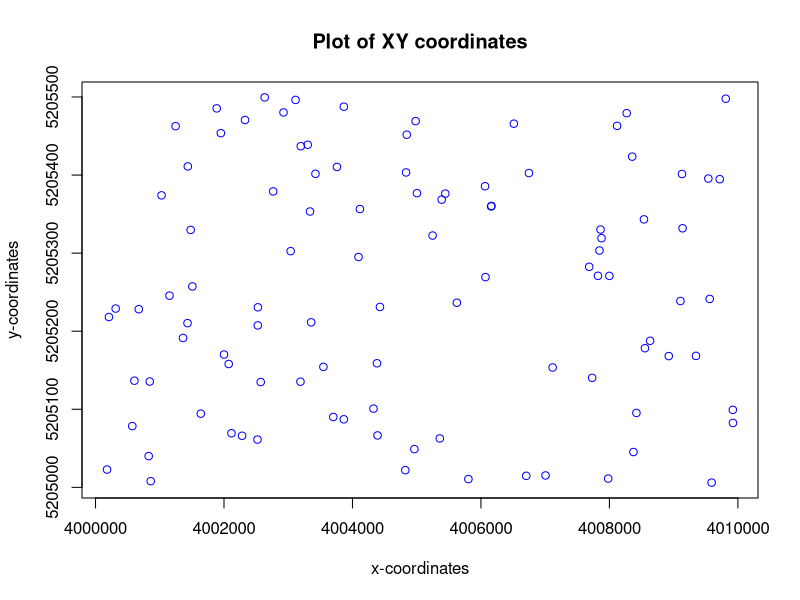
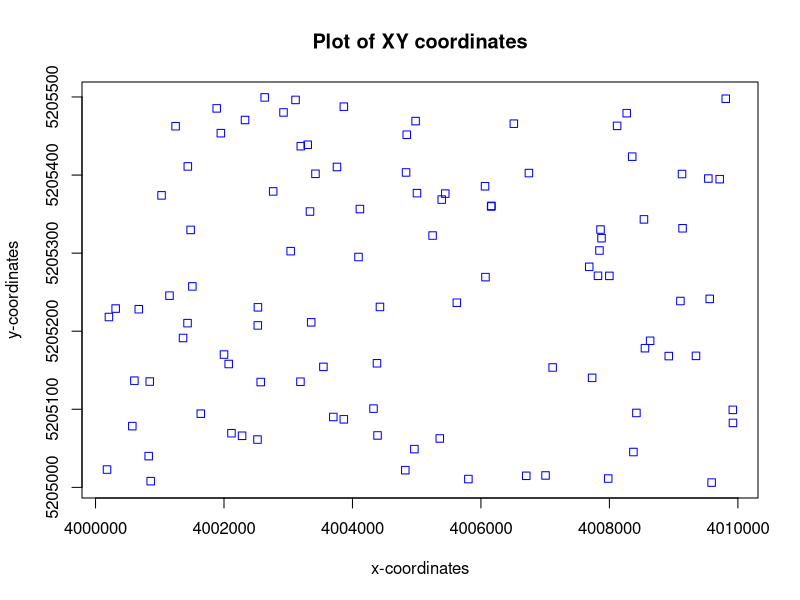
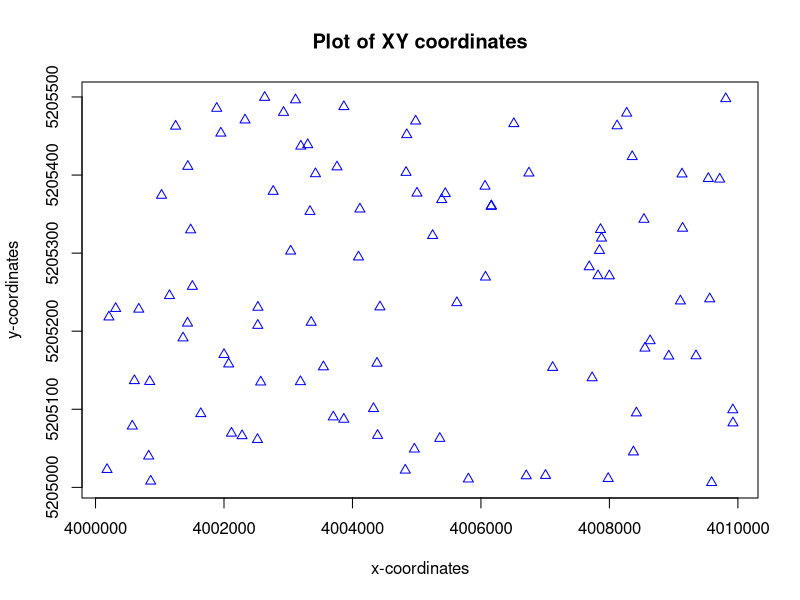
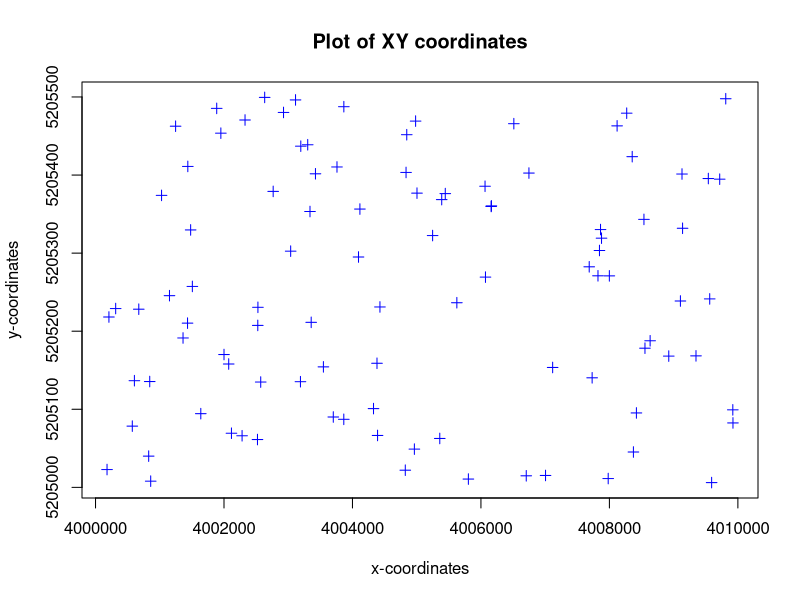
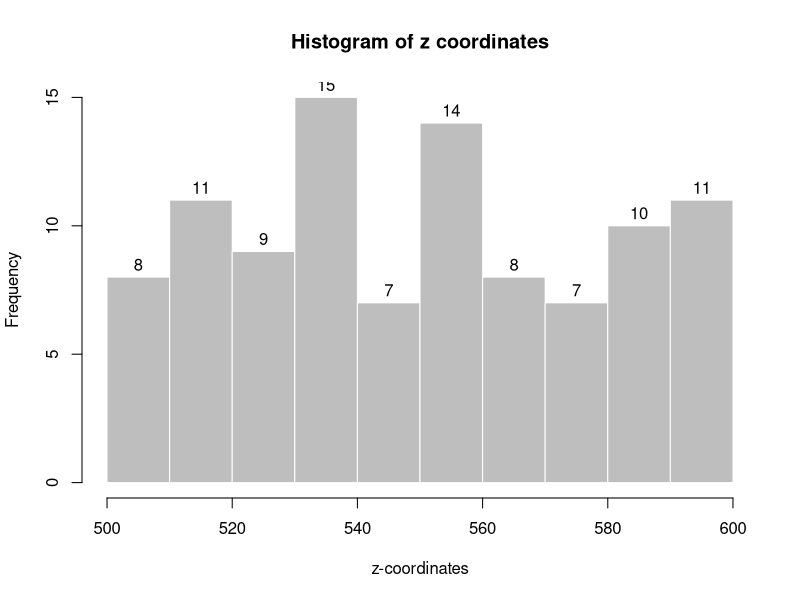
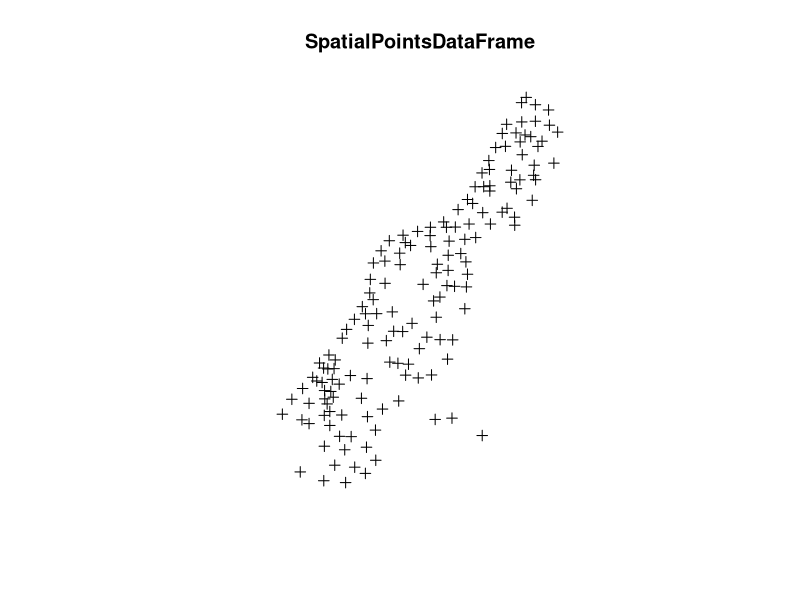

Write the R code that produced these figures, in order.
# 1a)

library("sp") # activate spatial first
getClass("Spatial") # get "Spatial" classes

x <- runif(100, min = 4000000, max = 4010000) # intgers

y <- runif(100, min = 5205000,	max = 5205500) # integers

z <- runif(100, min = 500,	max = 600) # float

elevations <- data.frame(x,y,z) # DataFrame elevations

# 1b)

plot(elevations$x, elevations$y, pch=1, main = "Plot of XY coordinates", xlab = "x-coordinates", ylab = "y-coordinates", col = "blue", lwd = 1) # plots x and y of elevations as circles

plot(elevations$x, elevations$y, pch=0, main = "Plot of XY coordinates", xlab = "x-coordinates", ylab = "y-coordinates", col = "blue", lwd = 1) # plots x and y of elevations as squares

plot(elevations$x, elevations$y, pch=2, main = "Plot of XY coordinates", xlab = "x-coordinates", ylab = "y-coordinates", col = "blue", lwd = 1) # plots x and y of elevations as triangles

plot(elevations$x, elevations$y, pch=3, main = "Plot of XY coordinates", xlab = "x-coordinates", ylab = "y-coordinates", col = "blue", lwd = 1) # plots x and y of elevations as a crosses


# 1c)

hist(elevations$z, col = "gray", border = "white", main = "Histogram of z coordinates", xlab = "z-coordinates", labels = TRUE)

# 2)

data("meuse") # load the meuse data from "sp" package

# 2a)

meuse$zinc # get column zinc

mean(meuse$zinc) # get mean of zinc column

# 2b)

meuse[,5] # get the fifth column. [row,column]

median(meuse[,5]) # median of fifth column

# 2c)

meuse[30,] # get 30th row

c(meuse[30,]$x, meuse[30,]$y) # coordinates of 30th row

# 2d)

meuse[50,]$lead # lead value of the 50th row

# 3

class(meuse)
str(meuse)

# 3a)

summary(meuse) # main	statistical	parametersfor	every	column

length(meuse) # this means that there are 14 variables

length(meuse$zinc) # this means that there are 155 observations

class(meuse$cadmium) # class type of cadmium: numeric data of float type

class(meuse$soil) # class type of cadmium: factor data with three levels (1, 2 and 3)

names(meuse) # column	names	of the	meuse	dataset

# 4)

meuse.spdf <- meuse # conversion of meuse to SpatialPointsDataFrame

coordinates(meuse.spdf) <- c("x", "y") # x,y coordinates concantenation & becomes a class

proj4string(meuse.spdf) <- CRS("+init=epsg:28992")

class(meuse.spdf)

plot(meuse.spdf, main = "SpatialPointsDataFrame")

summary(meuse.spdf) # a summary

bbox(meuse.spdf) # find bounding box coordinates

proj4string(meuse.spdf) # check projection system
